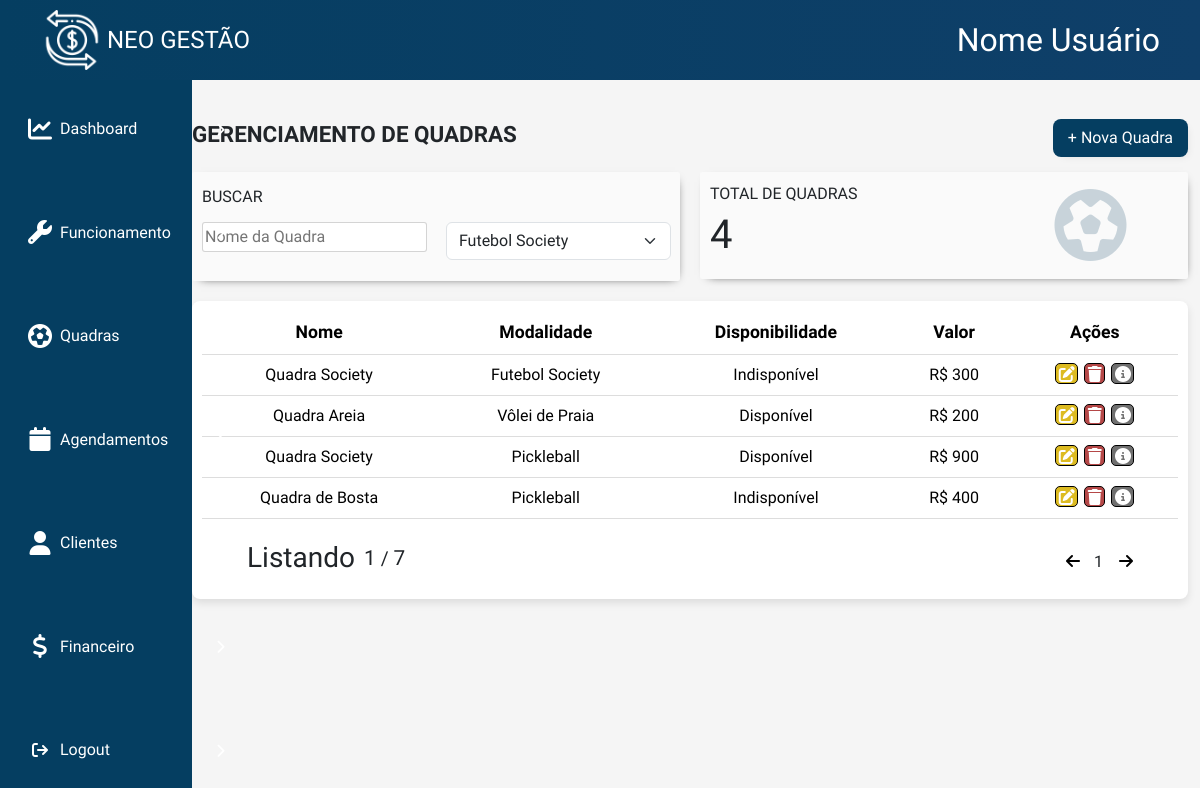
Screenshot of /public/assets/PHP/Quadras.php (signed in) with the database file from the repository.
### tables this page shows
CREATE TABLE `quadras` (
  `id` int(11) NOT NULL,
  `id_empresa` int(11) NOT NULL,
  `id_modalidade` int(11) NOT NULL,
  `descr` varchar(150) DEFAULT NULL,
  `disponibilidade` tinyint(1) NOT NULL,
  `valor_hora` float(10,2) NOT NULL
);

CREATE TABLE `modalidade_quadra` (
  `id` int(11) NOT NULL,
  `modalidade` varchar(75) NOT NULL,
  `descr` varchar(150) NOT NULL
);

### public/assets/PHP/Quadras.php (the view, shortened to what this page needs)
<!DOCTYPE html>
<html lang="en">
<head>
    <link rel="stylesheet" href="../CSS/quadras.css">
    <link rel="stylesheet" href="../components/header.css">
    <link rel="stylesheet" href="../components/sidebar.css">
    <link rel="stylesheet" href="../CSS/PopUp.css">
    <link rel="stylesheet" href="../CSS/PopUpExcluir.css">
    <link rel="stylesheet" href="../CSS/bootstrap.min.css">
    <link rel="stylesheet" href="../CSS/all.css">
</head>
<body>
<div class="full-content">
    <?php include '../components/sidebar.php'; ?>
    <div id="main-content">
    <?php include '../components/header.php' ; ?>
        <?php include_once "./modalQuadras/cadastroQuadra.php"; ?>
        <main>
                <?php
            $queryTotal = $pdo ->prepare(
                "SELECT
                count(*) AS total_quadras
                FROM
                quadras"
            );
            $queryTotal -> execute();
            $resultQuadras = $queryTotal -> fetchAll(PDO::FETCH_ASSOC);
            $totalQuadras = [];
            foreach($resultQuadras as $quadraCount){
                $totalQuadras[] = $quadraCount['total_quadras'];
            }
            ?>
            <div class="container">
                <section class="top-area">
                    <div class="titulo">
                        <h3><strong>GERENCIAMENTO DE QUADRAS</strong></h3>
                    </div>
                    <div class="adicionar">
                        <button id='openPopUpCadastro' class="btn btn-primary" type="button" data-bs-toggle="modal" data-bs-target="#modalCadastro">+ Nova Quadra</button>
                    </div>
                </section>
                    <div class="mid-area">
                        <div class="pesquisar">
                            <h6>BUSCAR</h6>
                            <div class="main-pesquisar">
                                <form action="" method="post">
                                    <div class="group">
                                        <input type="text"  name="nomeQuadra" id="nomeQuadra" placeholder="Nome da Quadra">
                                    </div>
                                    <div class="group">
                                         <select class="form-select" aria-label="Default select example" name="modalidadeQuadra">
                                            <option id="opFutebolSociety" value="1">Futebol Society</option>
                                        </select>
                                    </div>
                                </form>
                        </div>
                    </div>
                    <div class="total-quadras">
                        <div class="grupo">
                            <h6>TOTAL DE QUADRAS</h6>
                            <div class="main-total-quadras">
                                <h1><label for="totalQuadras"><?=$totalQuadras[0]?></label></h1>
                                <div class="icone-total">
                                    <i class="fa-solid fa-futbol fa-xl"></i>
                                </div>
                            </div>
                        </div>
                    </div>
                </div>
                    <div class="table-clientes">
                        <table class="table table-hover">
                            <thead>
                                <tr>
                                <th scope="col">Nome</th>
                                <th scope="col">Modalidade</th>
                                <th scope="col">Disponibilidade</th>
                                <th scope="col">Valor</th>
                                <th scope="col">Ações</th>
                                </tr>
                            </thead>
                            <tbody>
                            <?php
                            $username = $_SESSION['username'];
                            $id_empresa = buscarIdEmpresa($username);
                                $queryQuadra = $pdo->prepare(
                                "SELECT
                                q.id,
                                q.descr,
                                q.id_modalidade,
                                q.disponibilidade,
                                q.valor_hora,
                                modalidade_quadra.descr AS modalidade_descr
                                FROM
                                quadras q
                                JOIN
                                modalidade_quadra ON q.id_modalidade = modalidade_quadra.id
                                WHERE
                                id_empresa = :id_empresa LIMIT 10
                                ");
                                $queryQuadra->execute(array(':id_empresa' => $id_empresa));
                                $Quadras = $queryQuadra->fetchAll(PDO::FETCH_ASSOC);
                                foreach ($Quadras as $quadra):
                                ?>
                                <tr>
                                    <td scope ='row'><label for='nomeQuadra'><?=$quadra['descr']?></label></td>
                                    <td><label for='modalidadeQuadra'><?=$quadra['modalidade_descr']?></label></td>
                                    <td><label for='disponibilidadeQuadra'><?php if ($quadra['disponibilidade'] == 0){
                                        echo "Disponível";
                                    }
                                    else {
                                        echo "Indisponível";
                                    }
                                    ?></label></td>
                                    <td><label for='valoragendQuadra'>R$ <?=$quadra['valor_hora']?></label></td>
                                    <td class='icons-item'>
                                        <a id='openPopUpEditar' href='#'><i  class='fa-solid fa-pen-to-square first'></i></a>
                                        <a id='openPopUpExcluir'href='#'><i class='fa-solid fa-trash second'></i></a>
                                        <a id='openPopUpInfo'href='#'><i class='fa-solid fa-circle-info third'></i></a>
                                    </td>
                                </tr>
                            <?php
                             endforeach;
                            ?>
                            </tbody>
                        </table>
                        <div class="footer-table">
                            <div class='esquerda'>
                                <h3>Listando</h3>
                                <div class='labels'><label for='paginaAtual'>1</label> <p>/</p> <label for='totalPaginas'>7</label></div></div>
                                <div class='direita'><a href='#'><i class='fa-solid fa-arrow-left'></i></a> <label for='paginaAtual'>1</label> <a href='#'><i class='fa-solid fa-arrow-right'></i></a></div>
                        </div>
                    </div>
                </div>
            </div>
    </div>
</body>
</html>

### public/assets/components/sidebar.php (shortened to what this page needs)
<nav id="sidebar">
    <div id="sidebar-content">
        <ul id="side-items">
            <li class="side-item" data-item="dashboard">
                <a href="../PHP/dashboard.php">
                        <i class="fas fa-chart-line fa-xl"></i>
                        <span class="item-description">
                            Dashboard
                        </span>
                    <div class="direita">
                        <i class="fa-solid fa-chevron-right fa-sm"></i>
                    </div>
                </a>
            </li>
            <li class="side-item" data-item="funcionamento">
                <a href="../PHP/Funcionamento.php">
                    <i class="fa-solid fa-wrench fa-xl"></i>
                    <span class="item-description">
                        Funcionamento
                    </span>
                    <div class="direita">
                        <i class="fa-solid fa-chevron-right fa-sm"></i>
                    </div>
                </a>
            </li>
            <li class="side-item" data-item="quadras">
                <a href="../PHP/Quadras.php">
                    <i class="fa-solid fa-futbol fa-xl"></i>
                    <span class="item-description">
                        Quadras
                    </span>
                    <div class="direita">
                        <i class="fa-solid fa-chevron-right fa-sm"></i>
                    </div>
                </a>
            </li>
            <li class="side-item" data-item="agendamentos">
                <a href="../PHP/Agendamentos.php">
                <i class="fa-solid fa-calendar fa-xl"></i>
                <span class="item-description">
                    Agendamentos
                </span>
                <div class="direita">
                    <i class="fa-solid fa-chevron-right fa-sm"></i>
                </div>
                </a>
            </li>
            <li class="side-item" data-item="clientes">
                <a href="../PHP/Clientes.php">
                    <i class="fa fa-user fa-xl"></i>
                    <span class="item-description">
                        Clientes
                    </span>
                    <div class="direita">
                        <i class="fa-solid fa-chevron-right fa-sm"></i>
                    </div>
                </a>
            </li>
            <li class="side-item" data-item="financeiro" id="financeiro-item">
                <a href="#" id="financeiro-toggle">
                    <i class="fa-solid fa-dollar-sign fa-xl"></i>
                    <span class="item-description">Financeiro</span>
                    <div class="direita">
                        <i class="fa-solid fa-chevron-right fa-sm"></i>
                    </div>
                </a>
            </li>
            <li class="side-item" data-item="logout">
                <a href="../PHP/logout.php" style="text-decoration:none">
                    <i class="fa-solid fa-arrow-right-from-bracket fas-xxxl"></i>
                    <span class="item-description">
                    Logout
                    </span>
                    <div class="direita">
                        <i class="fa-solid fa-chevron-right fa-sm"></i>
                    </div>
                </a>
            </li>
        </ul>
    </div>
</nav>

### public/assets/components/header.php
<div id="header">
  <div id="logo">
    <a href="../PHP/dashboard.php"><img src="../images/financeiro.png" alt="logo_empresa"></a>
    <h2 id="title-sidebar">NEO GESTÃO</h2>
  </div>
  <div id="user-info">
    <h2 id="usuario"><label for="nomUsuario">Nome Usuário</label></h2>
  </div>
  </div>

### public/assets/CSS/quadras.css (style rules this page uses)
* { margin: 0; padding: 0; box-sizing: border-box; font-family: "Cabin", sans-serif; }
.full-content { display: flex; width: 100%; min-height: 100vh; flex-direction: column; }
.container { width: 100%; height: 100%; display: flex; flex-direction: column; }
.titulo h3 { max-width: 100%; width: 100%; font-size: 1.4rem; }
.top-area { display: flex; padding: 15px 0; align-items: center; justify-content: space-between; width: 100%; }
.top-area .adicionar { margin-left: 3px; max-width: 100%; }
.top-area .adicionar button { background-color: rgba(5, 62, 97, 1); color: white; height: 38px; width: 100%; padding: 0px 15px; border-radius: 8px; font-weight: 500; box-shadow: 4px 4px 8px -5px rgba(0, 0, 0, 0.1); border: none; }
.mid-area { display: flex; width: 100%; height: 100%; justify-content: space-between; }
.pesquisar { display: flex; justify-content: center; flex-direction: column; width: 49%; height: 100%; padding: 15px 0px; margin-bottom: 20px; border-radius: 2px; box-shadow: 2px 3px 10px -7px rgb(0, 0, 0); background-color: rgb(250, 250, 250); }
.pesquisar h6 { padding: 0px 0px 0px 10px; }
.main-pesquisar { padding: 8px 9px 6px 10px; width: 100%; }
.main-pesquisar form { display: flex; justify-content: space-between; }
.group { display: flex; flex-direction: column; width: 48%; }
input { width: 100%; outline: none; border: 0.1px solid rgba(185, 185, 185, 0.61); border-radius: 3px; padding: 2px 2px; }
.total-quadras { display: flex; width: 49%; height: 100%; padding: 12px 0px; margin-bottom: 20px; border-radius: 2px; box-shadow: 2px 3px 10px -7px rgb(0, 0, 0); background-color: rgb(250, 250, 250); position: relative; }
.total-quadras h6 { padding-left: 10px; }
.main-total-quadras { padding: 0px 0px 0px 10px; }
.icone-total { position: absolute; top: 50%; left: 50%; transform: translate(25%, -50%); z-index: 1; opacity: 0.20; color: rgba(5, 62, 97, 1); font-size: 3rem; width: 40%; height: 100%; display: flex; align-items: center; justify-content: center; }
.table-clientes { width: 100% !important; height: 100%; margin: 0 auto; background-color: #ffffff; border-radius: 8px; box-shadow: 0 4px 8px rgba(0, 0, 0, 0.1); padding: 10px; justify-content: space-between; }
table { width: 100% !important; margin: 0 auto; justify-content: space-between; }
table th { font-size: 1.1rem; font-weight: 600; }
table td { font-size: 1rem; font-weight: 400; }
table th, table td { padding: 10px; text-align: center; border-bottom: 1px solid #ddd; }
table td a:not(:last-child) { margin-right: 2px; }
table td i { color: rgb(255, 255, 255); border: 0.5px solid black; padding: 2px 2.5px 1.8px 2.5px; border-radius: 5px; background-color: rgb(221, 187, 33); align-items: center; justify-content: center; }
.icons-item .second { background-color: #B54848; color: white; padding: 2px 2.8px 1.8px 2.5px; }
.icons-item .third { background-color: #707070; color: white; }
.footer-table { display: flex; align-items: center; justify-content: space-between; margin: 0 25px 0 25px; }
.footer-table .esquerda { display: flex; flex-direction: row; align-items: center; }
.footer-table .esquerda label { margin-bottom: 6px; font-size: 1.3rem; }
.footer-table .esquerda p { margin-top: 10px; font-size: 1.2rem; }
.footer-table .esquerda label, p { margin-left: 5px; }
.footer-table .esquerda .labels { display: flex; flex-direction: row; margin-left: 4px; align-items: center; }
.footer-table .direita a { color: black; }
.footer-table .direita { margin-right: 20px; }
.footer-table .direita a:not(:last-child) { margin-right: 10px; }
.footer-table .direita label { margin-right: 12px; }

### public/assets/components/header.css (style rules this page uses)
#header { width: 100%; height: 80px; background: #053e61; background: linear-gradient(90deg,rgba(5, 62, 97, 1) 0%, rgba(15, 63, 105, 1) 100%); display: flex; align-items: center; justify-content: space-between; box-sizing: border-box; font-size: 22px; position: fixed; top: 0; left: 0; z-index: 1000; }
#usuario { color:#ffe44da2; margin: 0; max-width: 100%; display: flex; align-items: end; justify-content: end; }
#user-info { display: flex; align-items: end; justify-content: end; flex-direction: row; margin-right: 5vh; }
#user-info h2 { color: #ffffff; }
#logo { display: flex; align-items: center; margin-left: 3.5vw; }
#logo h2 { margin-top: 8px; margin-left: 5px; font-size: x-large; color: white; }
#logo a img { width: 60px; }

### public/assets/CSS/PopUp.css (style rules this page uses)
* { box-sizing: border-box; }

### rows the page displays
quadras: descr "Quadra Society", id_modalidade.descr "Futebol Society", disponibilidade "Indisponível", valor_hora "300"
quadras: descr "Quadra Areia", id_modalidade.descr "Vôlei de Praia", disponibilidade "Disponível", valor_hora "200"
quadras: descr "Quadra Society", id_modalidade.descr "Pickleball", disponibilidade "Disponível", valor_hora "900"
quadras: descr "Quadra de Bosta", id_modalidade.descr "Pickleball", disponibilidade "Indisponível", valor_hora "400"

### other values shown
$totalQuadras[0] "4"
